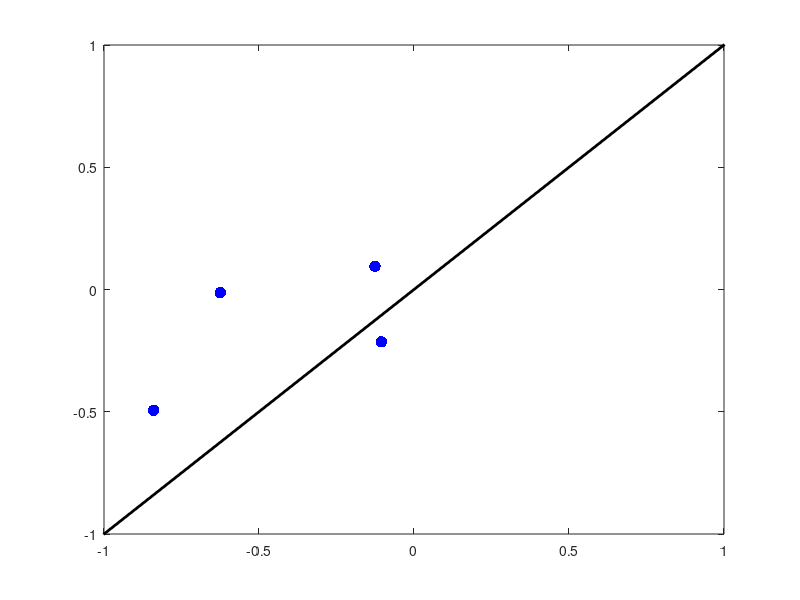

Here is the MATLAB script that generated this plot:
X = [-0.83995235, -0.10546803, -0.6248735, -0.12604733];
Y = [-0.49401431, -0.21384117, -0.01293161, 0.09524271];
figure(1);
axis square;
plot(X,Y,'.b', 'MarkerSize', 25);
hold on;
plot([-10, 10]', [-10, 10]', '-k', 'LineWidth', 2);
hold on;
xlim([-1,1]);
ylim([-1,1]);